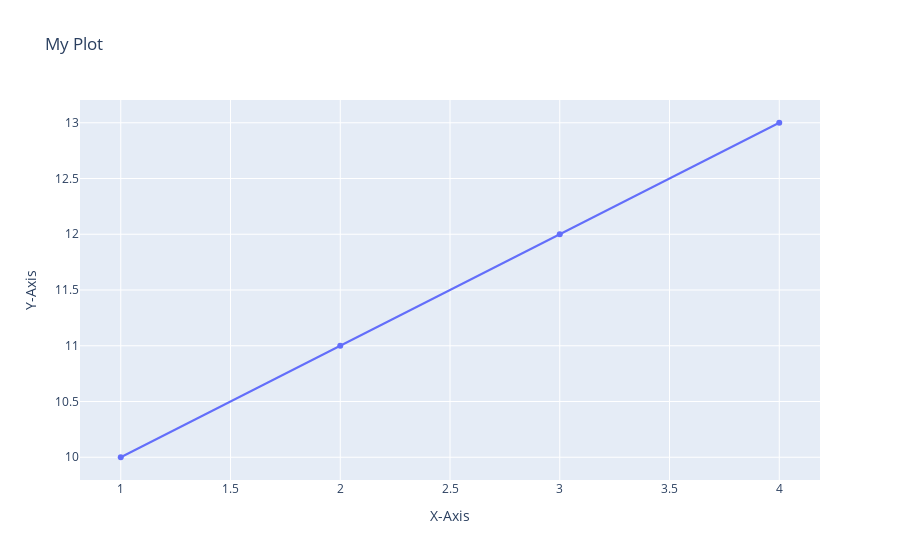

The notebook cell saved with this chart:
### Markdown cell above
### 输出图片

用 `.show()` 展示图片后，右上角可以选择放大缩小、保存图片等，图片中可以查看具体点位。

### Code cell
fig.show()

### Figure 1 — Plotly figure (JSON) as saved in the notebook; plotly's stock layout.template omitted (floating-point values rounded to 4 significant figures)
{"data": [{"mode": "lines+markers", "name": "My Line", "type": "scatter", "x": [1, 2, 3, 4], "y": [10, 11, 12, 13]}], "layout": {"title": {"text": "My Plot"}, "xaxis": {"title": {"text": "X-Axis"}}, "yaxis": {"title": {"text": "Y-Axis"}}}}
